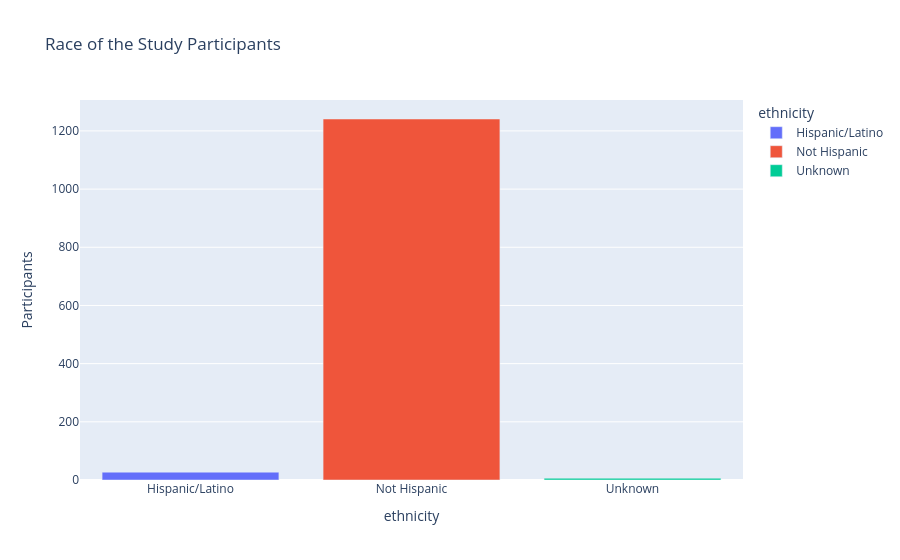

This figure's notebook cell:
### Markdown cell above
**Diagnosis by Marital Status** — Two stacked bar charts: (1) overall proportion of NL, MCI, and AD in the total cohort, confirming AD is the smallest group. (2) Normalised diagnosis distribution within each marital status category, showing whether the prevalence of each diagnostic group varies meaningfully across marital categories.   

This doesn't tell us much, because it is not information about prevalance of AD in married vs. unmarried, but just and indication who is more likely to become a part of such study.

### Code cell
# Ethnicity distribution
ethn_counts = dem.groupby('ethnicity')['RID'].nunique().reset_index()
fig10 = px.bar(ethn_counts, x='ethnicity', y='RID',
              color='ethnicity',
              title='Race of the Study Participants',
              labels={'RID': 'Participants', 'race_name': 'Race'})
fig10.show()

# Unique participants per race
# Calculate the number of participants per race
race_counts = dem.groupby('race_name')['RID'].nunique().reset_index()

# Normalize the counts to show proportions for stacking
race_counts['Proportion'] = race_counts['RID'] / race_counts['RID'].sum()
race_counts = race_counts.sort_values(by='Proportion', ascending=False)

# Create a single entry in the x-axis for the stacked bar
race_counts['Group'] = 'Race'

# Create the stacked bar chart with proportions
fig11 = px.bar(race_counts, 
               x='Group',  # Use a single group to stack by race
               y='Proportion', 
               color='race_name',  # Stacked by race
               title='Proportion of Participants by Race',
               labels={'Proportion': 'Proportion of Participants', 'race_name': 'Race'},
               barmode='stack')

# Update layout and hide x-tick labels
fig11.update_layout(
    xaxis=dict(showticklabels=False),  # Hide tick labels
    legend_title='Race',  # Set legend title
)

fig11.show()

### Figure 1 — Plotly figure (JSON) as saved in the notebook; plotly's stock layout.template omitted (floating-point values rounded to 4 significant figures)
{"data": [{"hovertemplate": "ethnicity=%{x}<br>Participants=%{y}<extra></extra>", "legendgroup": "Hispanic/Latino", "marker": {"color": "#636efa", "pattern": {"shape": ""}}, "name": "Hispanic/Latino", "orientation": "v", "showlegend": true, "textposition": "auto", "type": "bar", "x": ["Hispanic/Latino"], "xaxis": "x", "y": [27], "yaxis": "y"}, {"hovertemplate": "ethnicity=%{x}<br>Participants=%{y}<extra></extra>", "legendgroup": "Not Hispanic", "marker": {"color": "#EF553B", "pattern": {"shape": ""}}, "name": "Not Hispanic", "orientation": "v", "showlegend": true, "textposition": "auto", "type": "bar", "x": ["Not Hispanic"], "xaxis": "x", "y": [1241], "yaxis": "y"}, {"hovertemplate": "ethnicity=%{x}<br>Participants=%{y}<extra></extra>", "legendgroup": "Unknown", "marker": {"color": "#00cc96", "pattern": {"shape": ""}}, "name": "Unknown", "orientation": "v", "showlegend": true, "textposition": "auto", "type": "bar", "x": ["Unknown"], "xaxis": "x", "y": [6], "yaxis": "y"}], "layout": {"barmode": "relative", "legend": {"title": {"text": "ethnicity"}, "tracegroupgap": 0}, "title": {"text": "Race of the Study Participants"}, "xaxis": {"anchor": "y", "categoryarray": ["Hispanic/Latino", "Not Hispanic", "Unknown"], "categoryorder": "array", "domain": [0, 1], "title": {"text": "ethnicity"}}, "yaxis": {"anchor": "x", "domain": [0, 1], "title": {"text": "Participants"}}}}
